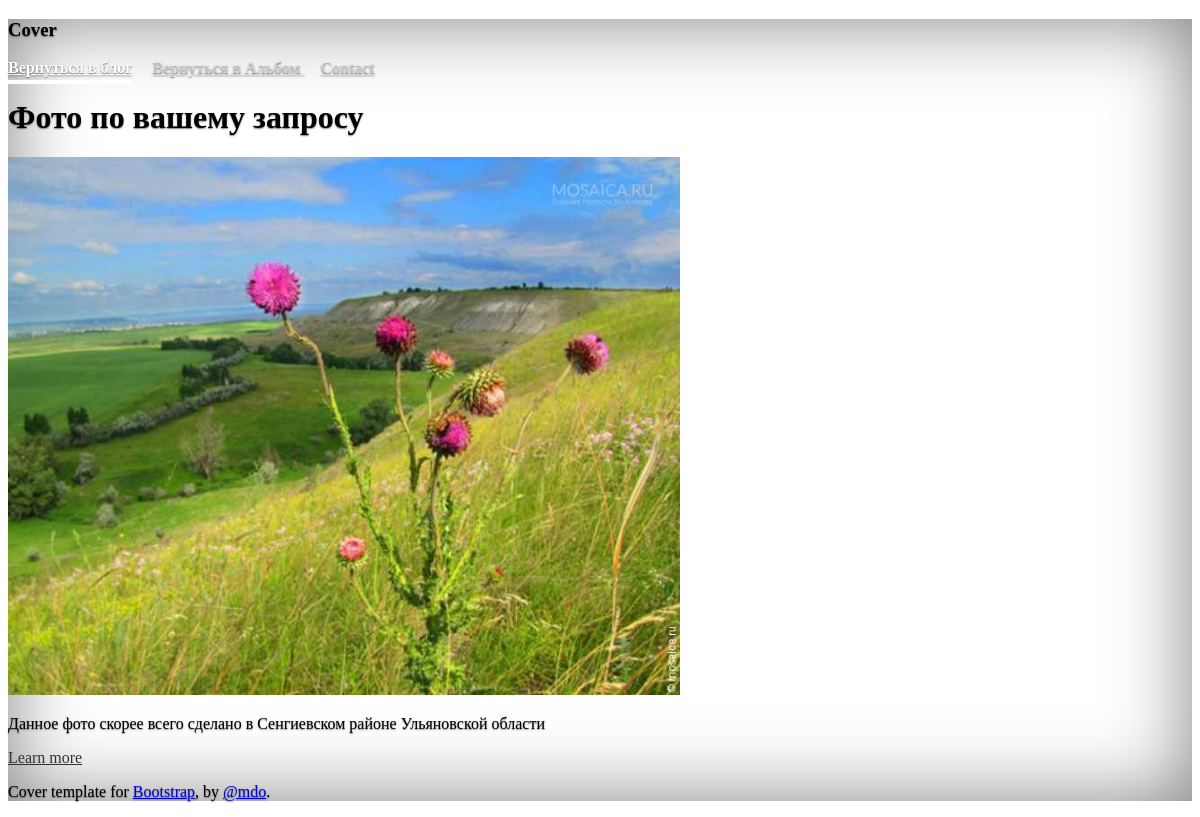
Page /album/photo/11/ on the committed database.
### mane/models.py (models this page shows, shortened)
class Photo(models.Model):
    title = models.CharField(max_length=150, verbose_name='Заголовок')
    album = models.ForeignKey(Album, on_delete=models.CASCADE, blank=True, null=True, verbose_name='Альбом')
    description = models.TextField(blank=True, null=True, verbose_name='Описание')
    photo = models.ImageField(upload_to='photos/', verbose_name='Фото')
    liked = models.IntegerField(default=0, verbose_name='Количество лайков')
    class Meta:
        verbose_name = 'фотографию'
        verbose_name_plural = 'фотографии'

### mane/views.py (the view)
# urls.py: path('photo/<pk>/', mane_views.photo, name='photo'),
def photo(request, pk):
    current_photo = Photo.objects.get(pk=pk)
    context = {
        'title': '123213',
        'photo': current_photo
    }
    return render(request, 'mane/photo.html', context)

### mane/templates/mane/photo.html
{% extends 'mane/base_photo.html' %}
{% block content %}
    <img src="/media/{{ photo.photo }}" class="bd-placeholder-img card-img-top" width="100%" height="300%" />
{% endblock %}

### mane/templates/mane/base_photo.html (shortened to what this page needs)
{% load static %}
<!doctype html>
<html lang="en" class="h-100">
  <head>
<link href="{% static 'css/cover.css' %}" rel="stylesheet">
    <link href="cover.css" rel="stylesheet">
  </head>
  <body class="d-flex h-100 text-center text-white bg-dark">
<div class="cover-container d-flex w-100 h-100 p-3 mx-auto flex-column">
  <header class="mb-auto">
    <div>
      <h3 class="float-md-start mb-0">Cover</h3>
      <nav class="nav nav-masthead justify-content-center float-md-end">
        <a class="nav-link active" aria-current="page" href={% url 'index' %}>Вернуться в блог</a>
        <a class="nav-link" href="{% url 'album:album' photo.album.pk %}">Вернуться в Альбом </a>
        <a class="nav-link" href="#">Contact</a>
      </nav>
    </div>
  </header>
  <main class="px-3">
    <h1>Фото по вашему запросу</h1>
{% block content %}
{% endblock %}
    <p class="lead">{{ photo.description }}</p>
    <p class="lead">
      <a href="#" class="btn btn-lg btn-secondary fw-bold border-white bg-white">Learn more</a>
    </p>
  </main>
  <footer class="mt-auto text-white-50">
    <p>Cover template for <a href="https://getbootstrap.com/" class="text-white">Bootstrap</a>, by <a href="https://twitter.com/mdo" class="text-white">@mdo</a>.</p>
  </footer>
</div>
  </body>
</html>

### static/css/cover.css (style rules this page uses)
.btn-secondary, .btn-secondary:hover, .btn-secondary:focus { color: #333; text-shadow: none; }
body { text-shadow: 0 .05rem .1rem rgba(0, 0, 0, .5); box-shadow: inset 0 0 5rem rgba(0, 0, 0, .5); }
.cover-container { max-width: 42em; }
.nav-masthead .nav-link { padding: .25rem 0; font-weight: 700; color: rgba(255, 255, 255, .5); background-color: transparent; border-bottom: .25rem solid transparent; }
.nav-masthead .nav-link + .nav-link { margin-left: 1rem; }
.nav-masthead .active { color: #fff; border-bottom-color: #fff; }

### mane/templates/mane/base_photo.html (style rules this page uses)
.bd-placeholder-img { font-size: 1.125rem; text-anchor: middle; -webkit-user-select: none; -moz-user-select: none; user-select: none; }

### rows in the picture
Photo: photo (picture), description "Данное фото скорее всего сделано в Сенгиевском районе Ульяновской области"
